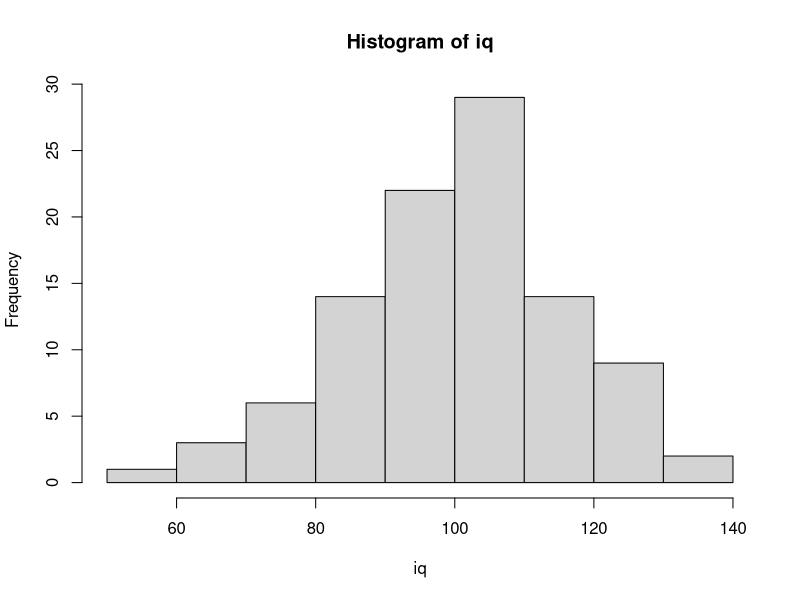

Recreate this plot in R.
# =============================================================================
# 1. EINHEIT: R-GRUNDLAGEN
# Datentypen, Skalenniveaus, Vektoren, Data Frames, Indizierung, Logik,
# einfache Datensimulation
# =============================================================================

# ORGANISATORISCHES (live in RStudio zeigen) ----------------------------------

# 1) RStudio-Oberfläche erklären (vier Fenster):
#    - Links oben:  SOURCE   -> hier schreiben wir unser Skript (wird gespeichert)
#    - Links unten: CONSOLE  -> hier wird Code ausgeführt (wird NICHT gespeichert)
#    - Rechts oben: ENVIRONMENT -> alle Objekte, die wir erstellt haben  = "Gedächtnis"
#    - Rechts unten: FILES / PLOTS / PACKAGES / HELP
#    Merksatz: Alles, was wir später nochmal brauchen, gehört ins Skript,
#    nicht in die Konsole.
#
# 2) R-Projekt erstellen: File -> New Project -> New Directory
#    Warum? Das Projekt legt automatisch fest, in welchem Ordner R Dateien sucht
#    und speichert (das "Working Directory"). Wir müssen dann nie mit langen
#    Dateipfaden oder setwd() arbeiten. Prüfen kann man das mit getwd().
#
# 3) Leeres Skript erstellen: File -> New File -> R Script, sofort speichern.
#
# 4) Code ausführen: Cursor in die Zeile setzen und
#    Cmd + Enter (Mac) bzw. Strg + Enter (Windows) drücken.
#    Alles mit "#" davor ist ein KOMMENTAR und wird von R ignoriert.
#    Kommentare schreiben wir für unser zukünftiges Ich und für andere.
#
# Weitere Inhalte zum Herzeigen: Markdown-Vorlage, Pakete allgemein, Bookdown, Onlineübungen


# 1 | R ALS TASCHENRECHNER -----------------------------------------------------

2 + 2       # Addition
5 - 3       # Subtraktion
5 * 8       # Multiplikation
8 / 2       # Division
3^2         # Potenz (Alternative: 3**2, ist aber unüblich)
sqrt(9)     # Quadratwurzel: unsere erste FUNKTION

# Was ist eine Funktion? Ein Befehl mit runden Klammern: name(argumente).
# In die Klammern kommt, womit die Funktion arbeiten soll.
# Hilfe zu jeder Funktion: ?sqrt  (öffnet die Hilfe rechts unten)

# Es gilt Punkt vor Strich, Klammern wie in der Mathematik:
2 + 3 * 4     # = 14
(2 + 3) * 4   # = 20


# 2 | OBJEKTE UND ZUWEISUNG ----------------------------------------------------

# Ergebnisse können wir unter einem Namen speichern = ein OBJEKT erstellen.
# Das Objekt erscheint danach rechts oben im Environment.

a = 100
b = 3 / 100
summe = a + b          # Mit Objekten kann man weiterrechnen
quotient = (a + b) / b

summe       # Objektname ausführen = Inhalt anzeigen

# HINWEIS ZUR ZUWEISUNG: Wir verwenden in diesem Kurs "=".
# In vielen Büchern und Foren sieht man stattdessen "<-":
#    a <- 100   macht genau dasselbe wie   a = 100
# Tastenkürzel für "<-": Option + Minus (Mac) bzw. Alt + Minus (Windows).
# WICHTIG: Ein "=" weist zu, ein doppeltes "==" VERGLEICHT (kommt später).

# Regeln für Objektnamen:
# - Groß-/Kleinschreibung zählt: Alter und alter sind zwei verschiedene Objekte
# - Keine Leerzeichen, nicht mit einer Zahl beginnen
# - Keine Namen bestehender Funktionen verwenden (z. B. nicht "c", "mean", "sum"),
#   das verwirrt uns selbst und andere.
# - Ein Objekt mit gleichem Namen wird ohne Nachfrage ÜBERSCHRIEBEN.


# 3 | DATENTYPEN ---------------------------------------------------------------

# R unterscheidet verschiedene Arten von Werten. Die drei wichtigsten:

# (a) NUMERIC: Zahlen
zahl = 42.5

# (b) CHARACTER: Text, steht IMMER in Anführungszeichen
fach = "Psychologie"
frage = "Haben Psychologen wirklich alle Bärte und rauchen Zigarre?"

# Ohne Anführungszeichen sucht R nach einem OBJEKT mit diesem Namen:
# Psychologie   # -> Fehler: Objekt 'Psychologie' nicht gefunden

# (c) LOGICAL: Wahrheitswerte, nur TRUE oder FALSE (ohne Anführungszeichen!)
raucht = FALSE
5 > 3          # Vergleiche liefern immer TRUE oder FALSE

# Welcher Typ ist ein Objekt? -> class()
class(zahl)
class(fach)
class(raucht)

# Rechnen geht nur mit Zahlen:
# fach + 1   # -> Fehler: nicht-numerisches Argument für binären Operator

# SKALAR: Ein einzelner Wert wie oben (zahl, fach, raucht).
# Hintergrundwissen: In R ist ein Skalar eigentlich ein Vektor der Länge 1.
length(zahl)   # = 1


# 4 | VEKTOREN -----------------------------------------------------------------

# Ein VEKTOR ist eine Reihe von Werten DESSELBEN Typs.
# In der Psychologie: eine Variable, also z. B. das Alter aller Versuchspersonen.
# Erstellt wird er mit c() = "combine".

# Numerische Vektoren
j = c(1, 2, 3, 4, 5, 6, 7)
k = 1:200                                    # ":" erzeugt ganzzahlige Folgen
l = c(1:7, seq(from = 20, to = 30, by = 2))  # seq() für Folgen mit Schrittweite

# Bei seq() müssen die Argumentnamen nicht ausgeschrieben werden, wenn die
# Reihenfolge stimmt (from, to, by). Beides ist identisch:
seq(from = 20, to = 30, by = 2)
seq(20, 30, 2)
# Ausgeschrieben ist es für Anfänger*innen aber lesbarer.

# ÜBUNG: Erstellen Sie einen numerischen Vektor "CFH", der die Zahlen von 12 bis 54
# und jede dritte Zahl von 100 bis 120 (also 100, 103, 106, ...) enthält.
CFH = c(12:54, seq(from = 100, to = 120, by = 3))
CFH

# Character-Vektoren
Psychologen = c("Freud", "Wundt", "Bandura")
class(Psychologen)

# ACHTUNG: Ein Vektor kann nur EINEN Typ enthalten. Mischt man Typen,
# wandelt R alles in den "allgemeinsten" Typ um, meist character:
gemischt = c(1, 2, "drei")
gemischt          # Die Zahlen stehen jetzt in Anführungszeichen
class(gemischt)   # "character" -> damit kann man nicht mehr rechnen!
# Das passiert in echten Datensätzen oft, wenn z. B. jemand "k.A." in eine
# Zahlenspalte schreibt. Deshalb immer den Typ prüfen.

# Nützliche Funktionen für Vektoren
length(CFH)   # Anzahl der Elemente
sum(j)        # Summe
mean(j)       # Mittelwert
min(j); max(j)


# 4.1 | Elemente aus Vektoren auswählen (INDIZIERUNG) --------------------------

# Eckige Klammern [ ] wählen Elemente nach ihrer POSITION aus.
# R beginnt bei 1 zu zählen (nicht bei 0 wie manche andere Programmiersprachen).

Psychologen[1]          # erstes Element
Psychologen[2:3]        # zweites bis drittes Element
Psychologen[c(1, 3)]    # erstes und drittes Element
Psychologen[-1]         # alle AUSSER dem ersten (Minus = ausschließen)

# Merke: runde Klammern ( ) gehören zu Funktionen,
#        eckige Klammern [ ] wählen etwas aus.

# ÜBUNG: Wählen Sie aus dem Vektor CFH das 10. bis 15. Element aus.
CFH[10:15]


# 5 | SKALENNIVEAUS UND IHRE UMSETZUNG IN R ------------------------------------

# Aus der Methodenlehre kennen wir vier Skalenniveaus. R muss wissen, welches
# Niveau eine Variable hat, denn davon hängt ab, welche Berechnungen sinnvoll
# sind (z. B. ist ein Mittelwert für "Diagnose" sinnlos).
#
#   Skalenniveau     | Beispiel                     | In R
#   -----------------|------------------------------|----------------------------
#   Nominal          | Diagnose, Geschlecht         | factor()
#   Ordinal          | Schulabschluss, Likert-Item* | factor(..., ordered = TRUE)
#   Intervall        | IQ, Temperatur in °C         | numeric
#   Verhältnis       | Reaktionszeit, Alter         | numeric
#
#   * Likert-Items werden in der Praxis oft als numeric behandelt
#     (z. B. für Summenscores). Streng genommen sind sie ordinal.
#
# R unterscheidet NICHT zwischen Intervall- und Verhältnisskala, beides ist
# numeric. Welche Rechenoperationen inhaltlich sinnvoll sind, müssen wir
# selbst wissen.

# 5.1 | NOMINAL: Faktor ------------------------------------------------------

# Kategoriale Variablen werden oft als Zahlen kodiert (1 = männlich, 2 = weiblich).
# Für R sind das aber erst einmal ganz normale Zahlen:
geschlecht = c(1, 2, 2, 1, 2)
mean(geschlecht)   # R rechnet brav einen Mittelwert aus, der inhaltlich Unsinn ist

# Mit factor() sagen wir R: Das sind Kategorien, keine Zahlen.
#   levels = welche Kodierungen gibt es?
#   labels = welche Bedeutung haben sie? (gleiche Reihenfolge wie levels!)
geschlecht = factor(geschlecht, levels = c(1, 2), labels = c("männlich", "weiblich"))
geschlecht
class(geschlecht)
levels(geschlecht)   # vorhandene Kategorien
table(geschlecht)    # Häufigkeiten: die passende Statistik für Nominaldaten
# mean(geschlecht)   # -> Warnung + NA. Gut so: R schützt uns jetzt vor Unsinn.

# 5.2 | ORDINAL: geordneter Faktor -------------------------------------------

# Bei ordinalen Daten gibt es eine Rangfolge. Mit ordered = TRUE weiß R das.
# Die Reihenfolge der levels bestimmt die Rangfolge (von niedrig nach hoch).
abschluss = c("Abitur", "Mittlere Reife", "Abitur", "Hauptschule", "Mittlere Reife")
abschluss = factor(abschluss,
                   levels = c("Hauptschule", "Mittlere Reife", "Abitur"),
                   ordered = TRUE)
abschluss
abschluss > "Hauptschule"   # Größer/kleiner-Vergleiche sind jetzt erlaubt
table(abschluss)            # Tabelle erscheint in der richtigen Reihenfolge
# Ohne die levels-Angabe würde R alphabetisch sortieren.
# "Abitur" stünde dann fälschlich an erster Stelle.

# 5.3 | INTERVALL / VERHÄLTNIS: numeric --------------------------------------

alter = c(20, 31, 25, 34, 51)
class(alter)
mean(alter)   # Mittelwert ist hier sinnvoll


# 6 | DATA FRAMES --------------------------------------------------------------

# Ein DATA FRAME ist eine Tabelle, genau so, wie wir Daten aus SPSS oder Excel kennen:
#   - jede ZEILE   = eine Person (ein Fall)
#   - jede SPALTE  = eine Variable (ein Vektor)
# Unterschied zum Vektor: Spalten dürfen verschiedene Typen haben.

# Wir erstellen zuerst drei Vektoren ...
Name = c("Max", "Maja", "Mia", "Moritz", "Markus")
Alter = c(20, 31, 25, 34, 51)
Diagnose = c("Depression", "Zwangsstörung", "Depression", "Soziale Phobie", "Depression")

# ... und fügen sie zu einem Data Frame zusammen. Jeder Vektor wird eine Spalte.
# Voraussetzung: Alle Vektoren sind gleich lang (hier: 5 Personen).
df = data.frame(Name, Alter, Diagnose)
df

# Übersicht über einen Data Frame
nrow(df)   # Anzahl Zeilen   = Anzahl Personen
ncol(df)   # Anzahl Spalten  = Anzahl Variablen
dim(df)    # beides zusammen
str(df)    # "structure": welche Variablen, welcher Typ? SEHR wichtig!
names(df)  # Variablennamen
# Tipp: Im Environment auf den Data Frame klicken öffnet eine Tabellenansicht.

# Neue Variable hinzufügen: einfach mit $ einen neuen Namen vergeben
df$Geschlecht = factor(c(1, 2, 2, 1, 2), levels = c(1, 2),
                       labels = c("männlich", "weiblich"))
df$Diagnose = factor(df$Diagnose)   # Diagnose ist nominal -> Faktor
str(df)


# 6.1 | Spalten, Zeilen und Zellen auswählen ---------------------------------

# Möglichkeit 1: Spalte über "$"
df$Alter

# Möglichkeit 2: eckige Klammern mit [ZEILE, SPALTE]
#   Alles VOR dem Komma bezieht sich auf ZEILEN (Personen),
#   alles NACH dem Komma auf SPALTEN (Variablen).
#   Bleibt eine Seite leer, heißt das: "alle".

df[1, 2]                     # Zeile 1, Spalte 2 -> eine Zelle
df[1, ]                      # Zeile 1, alle Spalten -> eine Person
df[, 1]                      # alle Zeilen, Spalte 1 -> eine Variable
df[3, "Alter"]               # Spalten auch über den Namen ansprechbar
df[1:3, c("Name", "Alter")]  # mehrere Zeilen und Spalten

# Spalten über den NAMEN anzusprechen ist sicherer als über die Position:
# Fügt man eine Spalte hinzu, verschieben sich die Positionen, die Namen nicht.

# ÜBUNG: Welche Diagnose hat die Person in der zweiten Zeile?
df[2, "Diagnose"]   # über den Variablennamen
df[2, 3]            # über die Position der Variable


# 6.2 | Werte verändern ------------------------------------------------------

# Auswahl + Zuweisung = Wert ÜBERSCHREIBEN. So korrigiert man z. B. Eingabefehler.
df[2, "Alter"] = 32
df
df[2, "Alter"] = 31   # und wieder zurück
# ACHTUNG: R fragt nicht nach! Der alte Wert ist danach weg.
# Darum verändern wir nie die Originaldatei, sondern nur das Objekt in R.


# 7 | LOGISCHE OPERATOREN UND FILTERN ------------------------------------------

# Statt über Positionen können wir Werte nach einer BEDINGUNG auswählen.
#   ==  gleich           !=  ungleich
#   >   größer           <   kleiner
#   >=  größer gleich    <=  kleiner gleich
#   &   UND (beide Bedingungen müssen stimmen)
#   |   ODER (mindestens eine Bedingung muss stimmen)
#   %in% "ist enthalten in" (Abkürzung für viele ODER-Vergleiche)

# Schritt 1: Eine Bedingung liefert für JEDES Element TRUE oder FALSE
df$Alter > 30

# Schritt 2: Diesen TRUE/FALSE-Vektor in eckige Klammern stecken.
# R behält genau die Elemente, bei denen TRUE steht.
df$Alter[df$Alter > 30]

# Das funktioniert genauso für ZEILEN eines Data Frames (Bedingung VOR das Komma!):
df[df$Alter > 30, ]                          # alle Personen über 30
df[df$Diagnose == "Depression", ]            # alle Personen mit Depression
df[df$Diagnose == "Depression" & df$Alter > 22, ]   # beides zusammen (UND)
df[df$Alter < 22 | df$Alter > 50, ]          # jünger als 22 ODER älter als 50
df[df$Diagnose %in% c("Zwangsstörung", "Soziale Phobie"), ]  # Liste von Werten

# Tricks mit TRUE/FALSE: R zählt TRUE als 1 und FALSE als 0
sum(df$Alter > 30)    # WIE VIELE Personen sind über 30?
mean(df$Alter > 30)   # welcher ANTEIL ist über 30?

# ÜBUNG: Wählen Sie alle Frauen aus, die jünger als 35 sind.
df[df$Geschlecht == "weiblich" & df$Alter < 35, ]


# 8 | ARBEIT MIT EINEM GRÖSSEREN DATENSATZ: starwars ---------------------------

# PAKETE: R kann durch Pakete erweitert werden (wie Apps auf dem Handy).
#   install.packages("name")  -> einmalig herunterladen (wie App installieren)
#   library(name)             -> in JEDER Sitzung laden (wie App öffnen)
# install.packages("dplyr")   # nur einmal nötig, danach auskommentieren
library(dplyr)

# Beim Laden erscheint eine Meldung, dass Funktionen "maskiert" werden
# (u. a. filter). Das ist KEIN Fehler: dplyr bringt eine eigene Funktion
# filter() mit, die nun Vorrang vor der gleichnamigen Funktion aus R hat.

# dplyr enthält den Übungsdatensatz "starwars".
# Die Spalten 12 bis 14 sind Listen (z. B. alle Filme pro Figur). Damit können
# wir noch nicht arbeiten, daher behalten wir nur die Spalten 1 bis 11.
starwars = as.data.frame(starwars[, 1:11])

head(starwars)      # erste 6 Zeilen
dim(starwars)       # 87 Figuren, 11 Variablen
str(starwars)
summary(starwars$mass)   # Achtung: "NA's" in der Ausgabe!


# 8.1 | Fehlende Werte: NA -----------------------------------------------------

# NA = "Not Available" = fehlender Wert. Das kennen wir aus jedem Fragebogen:
# Nicht alle Personen beantworten alle Fragen.
gewicht = starwars$mass

mean(gewicht)                # Ergebnis: NA
# Warum? Wenn auch nur EIN Wert unbekannt ist, ist auch der Mittelwert unbekannt.
mean(gewicht, na.rm = TRUE)  # na.rm = "NA remove": fehlende Werte ignorieren

is.na(gewicht)               # TRUE, wo ein Wert fehlt
sum(is.na(gewicht))          # Anzahl fehlender Werte


# 8.2 | Logische Auswahl mit fehlenden Werten -----------------------------------

gewicht[gewicht == 79]
# Überraschung: Neben 79 erscheinen auch NAs! Warum?
# Ist "unbekannt == 79"? Das weiß R nicht, also ist das Ergebnis NA statt TRUE/FALSE.
# Und ein NA in den eckigen Klammern liefert ein NA im Ergebnis.

# Lösung: which() gibt nur die POSITIONEN zurück, an denen wirklich TRUE steht.
which(gewicht == 79)            # an welchen Stellen?
gewicht[which(gewicht == 79)]   # jetzt ohne NAs

gewicht[which(gewicht != 79)]   # ungleich
gewicht[which(gewicht >= 79)]   # größer gleich

# Verknüpfungen
gewicht[which(gewicht > 50 & gewicht < 100)]   # zwischen 50 und 100 kg
gewicht[which(gewicht < 50 | gewicht > 100)]   # unter 50 ODER über 100 kg

# Mit Text funktioniert es genauso
haarfarbe = starwars$hair_color
haarfarbe[which(haarfarbe == "brown")]
length(which(haarfarbe == "brown"))   # Wie viele Figuren haben braune Haare?

table(starwars$hair_color)                  # Häufigkeiten aller Haarfarben
table(starwars$hair_color, useNA = "ifany") # inklusive fehlender Werte
# table() lässt NAs standardmäßig WEG. Das sollte man wissen!


# 8.3 | Komfortabler filtern mit filter() aus dplyr --------------------------------

# filter(Datensatz, Bedingung) macht dasselbe wie df[Bedingung, ], ist aber
# lesbarer: Innerhalb von filter() können wir Spaltennamen direkt verwenden,
# ohne jedes Mal starwars$ davor zu schreiben.
# Außerdem lässt filter() Zeilen mit NA in der Bedingung automatisch weg.

filter(starwars, mass == 79)
filter(starwars, mass > 50 & mass < 100)
filter(starwars, hair_color == "brown", sex == "male")   # Komma = UND

# WICHTIG: Innerhalb von filter() immer den SPALTENNAMEN des Datensatzes
# verwenden (mass), nicht ein Objekt aus dem Environment (gewicht).

# Die PIPE %>% bedeutet: "Nimm das Ergebnis links und gib es an die Funktion rechts weiter."
# Lies sie als "und dann". Die beiden Zeilen sind identisch:
filter(starwars, mass == 79)
starwars %>% filter(mass == 79)
# Vorteil: Mehrere Schritte lassen sich von oben nach unten lesbar verketten.
# Tastenkürzel: Cmd + Shift + M (Mac) bzw. Strg + Shift + M (Windows).
# In neueren R-Versionen gibt es auch die eingebaute Pipe |>, sie funktioniert hier gleich.

schwere_figuren = starwars %>% filter(mass > 100)
nrow(schwere_figuren)

# ÜBUNG: Wie viele Figuren sind größer als 180 cm (height) UND haben blaue Augen
# (eye_color == "blue")?
starwars %>% filter(height > 180, eye_color == "blue") %>% nrow()


# 9 | DATEN SIMULIEREN ---------------------------------------------------------

# Warum Daten simulieren?
# - Wir können üben, ohne echte (sensible) Daten zu benötigen.
# - Wir wissen, wie die "Wahrheit" aussieht, und können prüfen,
#   ob unsere Auswertung sie wiederfindet.
# - So kann man Stichprobenvariation sichtbar machen (-> Statistikvorlesung).

# set.seed(): Zufallszahlen sind in R nur "pseudo-zufällig". Mit derselben
# Startzahl erhalten alle im Raum exakt dieselben Zufallszahlen.
# Ohne set.seed() sieht bei jeder Person (und bei jedem Ausführen) alles anders aus.
set.seed(42)

# 9.1 | Normalverteilte Werte: rnorm() ---------------------------------------

# rnorm(n, mean, sd): n Werte aus einer Normalverteilung
# Beispiel: IQ ist normiert auf M = 100, SD = 15
iq = rnorm(n = 100, mean = 100, sd = 15)
head(iq)
round(head(iq), 1)   # round() rundet auf die angegebene Zahl von Nachkommastellen
mean(iq)             # nicht genau 100!
sd(iq)               # nicht genau 15!
# Warum? Wir haben eine STICHPROBE von 100 Personen gezogen. Stichprobenkennwerte
# schwanken um die Populationswerte. Mit n = 10000 lägen sie viel näher dran.
hist(iq)             # Histogramm als erster Blick (ausführlich später mit ggplot)

# 9.2 | Zufälliges Ziehen: sample() ------------------------------------------

# sample(x, size, replace): zieht zufällig "size" Werte aus "x"
# Beispiel: Antworten auf einem 5-stufigen Likert-Item
likert = sample(x = 1:5, size = 100, replace = TRUE)
table(likert)
# replace = TRUE: "mit Zurücklegen", jeder Wert kann mehrfach gezogen werden.
# Ohne replace = TRUE könnten wir aus 1:5 höchstens 5 Werte ziehen.

# 9.3 | Wiederholen: rep() ---------------------------------------------------

# rep() wiederholt Werte, ideal für Gruppenvariablen
rep(c("KG", "EG"), times = 3)    # KG EG KG EG KG EG
rep(c("KG", "EG"), each = 3)     # KG KG KG EG EG EG
gruppe = rep(c("KG", "EG"), each = 50)   # 50 Kontroll- und 50 Experimentalpersonen

# 9.4 | Alles zusammen: ein simulierter Datensatz ------------------------------

studie = data.frame(
  id         = 1:100,                    # fortlaufende Personennummer
  gruppe     = factor(gruppe),           # nominal
  iq         = round(iq),                # numeric (intervallskaliert)
  zufrieden  = likert                    # Likert-Item (eigentlich ordinal)
)
head(studie)
str(studie)

# Alles, was wir heute gelernt haben, funktioniert jetzt auch hier:
studie[studie$gruppe == "EG", ]
mean(studie$iq[studie$gruppe == "EG"])
studie %>% filter(iq > 115)

# ÜBUNG: Simulieren Sie für 60 Personen eine Reaktionszeit in Millisekunden
# (M = 450, SD = 80). Wie viele Personen sind langsamer als 550 ms?
set.seed(1)
rt = rnorm(60, mean = 450, sd = 80)
sum(rt > 550)


# ZUSAMMENFASSUNG --------------------------------------------------------------

# Funktionen
# c()               Vektor erstellen ("combine")
# seq()             Zahlenfolge mit Schrittweite
# rep()             Werte wiederholen
# class()           Datentyp anzeigen
# length()          Anzahl Elemente
# factor()          in (geordneten) Faktor umwandeln; levels, labels, ordered
# levels()          Kategorien eines Faktors
# data.frame()      Data Frame erstellen
# as.data.frame()   in Data Frame umwandeln
# nrow(), ncol(), dim()   Anzahl Zeilen, Spalten, beides
# str()             Struktur: Variablen und ihre Typen
# names()           Variablennamen
# head()            erste Zeilen
# summary()         Zusammenfassung
# table()           Häufigkeiten (useNA = "ifany" zeigt auch NAs)
# sum(), mean(), min(), max(), sd()   Kennwerte (na.rm = TRUE ignoriert NAs)
# is.na()           fehlende Werte finden
# which()           Positionen, an denen eine Bedingung TRUE ist
# round()           runden
# sqrt()            Quadratwurzel
# library()         Paket laden
# filter()          Zeilen nach Bedingung auswählen (dplyr)
# set.seed()        Zufallszahlen reproduzierbar machen
# rnorm()           normalverteilte Zufallswerte
# sample()          zufällig ziehen
# hist()            Histogramm
#
# Operatoren
# +  -  *  /  ^     Rechnen
# =  (bzw. <-)      Zuweisung
# :                 ganzzahlige Folge
# $                 Variable aus Data Frame
# [ ]               Auswahl im Vektor
# [ , ]             Auswahl im Data Frame: [Zeilen, Spalten]
# ==  !=            gleich, ungleich
# >  <  >=  <=      Größenvergleiche
# &  |              UND, ODER
# %in%              ist enthalten in
# %>%               Pipe: "und dann"
# #                 Kommentar
